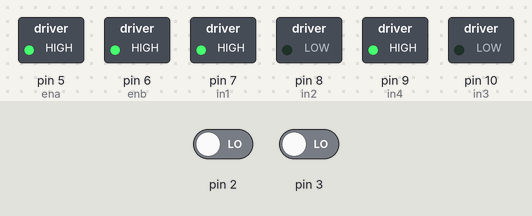
Bench run of a sketch on a simulated Arduino Uno, built with avr-gcc and run on an emulated ATmega328P. Shown: switched loads named in the sketch (green lamp = pin HIGH). The test bench sets the inputs (shaded band); at power-on: pin 2 LOW, pin 3 LOW. What the sketch prints to the serial monitor is not drawn.

Above: at 1.2 s.
1.3 s: pin 2 driven HIGH
Timing chart, 0 to 4.3 s (numbered marks = the images above; inputs shaded):
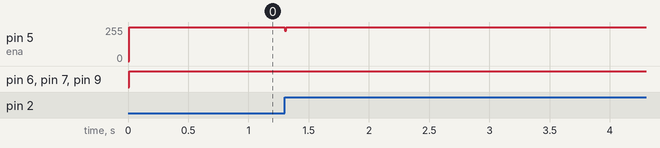

The sketch:

draft_motor_pid.ino
```cpp
#include<TimerOne.h>

#define ena 5
#define in1 7
#define in2 8
#define in3 10
#define in4 9
#define enb 6
//#define Kp 0.3
//#define Kd 0.001
//#define Ki 0.05
//#define Kp 0.1
//#define Kd 0.0002
//#define Ki 0.04

//char temp[]={'L','U','R','U','U','R','U','L','U'};
char temp[]={'L'};
int i=0;
int dem_xung_1=0, dem_xung_2=0;

double tam;
float T,xung_m1, xung_m2;
float tocdo_m1, tocdo_m2, tocdodat;
double E_m1,E1_m1,E2_m1, E_m2,E1_m2,E2_m2;
double alpha_m1, beta_m1, gamma_m1, alpha_m2, beta_m2, gamma_m2;
double Output_m1, LastOutput_m1, Output_m2, LastOutput_m2;
double Kp_m1,Kd_m1,Ki_m1, Kp_m2,Kd_m2,Ki_m2;

void setup(){
  pinMode(2,INPUT);
  pinMode(4,INPUT);
  pinMode(3,INPUT);
  pinMode(13,INPUT);
  pinMode(ena,OUTPUT);
  pinMode(in1,OUTPUT);
  pinMode(in2,OUTPUT);
  pinMode(enb,OUTPUT);
  pinMode(in3,OUTPUT);
  pinMode(in4,OUTPUT);
  digitalWrite(ena,HIGH);
  digitalWrite(enb,HIGH);

  tocdodat=50; tocdo_m1=0; tocdo_m2=0;
  E_m1=0; E1_m1=0; E2_m1=0;
  Output_m1 = 0; LastOutput_m1 = 0;
  T=0.01;
//  Kp_m1=7;Ki_m1=0.03;Kd_m1=0.005;
  Kp_m1=5.6;Ki_m1=0.03;Kd_m1=0;

  E_m2=0; E1_m2=0; E2_m2=0;
  Output_m2 = 0; LastOutput_m2 = 0;
  Kp_m2=7.1;Ki_m2=0.02;Kd_m2=0.0;

  Serial.begin(9600);
  attachInterrupt(0,Demxung_m1,RISING);
  attachInterrupt(1,Demxung_m2,RISING);
  Timer1.initialize(10000);  //don vi us - 10ms
  Timer1.attachInterrupt(pid);
}

void loop(){
//  Serial.println(tocdo_m1);
//  Serial.print("    "); Serial.println(tocdo_m2);
//  Serial.print(Output_m1); Serial.print("    "); Serial.println(Output_m2);


//  if (Serial.available() > 0)
//  {
//    //đọc dữ liệu gửi về
//    bluetoothByte = Serial.read();
//    Serial.println("CONNECTION IS OK!");
//  }
//  if(bluetoothByte == 49) // so 1
//  {
//    Serial.println("TURN LEFT IS OK!");
//    //dunglai();
//    quaytrai();
//  }
//  else if (bluetoothByte == 52)// so 4
//  {
//    Serial.println("TURN RIGHT IS OK!");
//    //dunglai();
//    quayphai();
//  }
//  else if (bluetoothByte == 50) //so 2
//  {
//    Serial.println("MOVE BACKWARD IS OK!");
//    //dunglai();
//    lui();
//  }
//  if (bluetoothByte == 51) //so 3
//  {
//    Serial.println("MOVE FORWARD IS OK!");
//    //dunglai();
//    dithang();
//  }
//  else if (bluetoothByte == 54) // so 6
//  {
//    Serial.println("STOP IS OK!");
//    dunglai();
//  }

  if (temp[i]=='D')
  {
    Serial.println(temp[i]);
    Serial.println(xung_m2);
    lui  ();
    if ((dem_xung_1 >= 1250)||(dem_xung_2 >= 1250))//up,down 3400, left,right 1950
    {
      i++;
//      delay(2000);
      if(i>=strlen(temp))
      {
  //      Serial.println(strlen(temp));
        Serial.println("STOP");
        dunglai();
        i=10;
      }
      dem_xung_1 = 0;
      dem_xung_2 = 0;
    }
  }
  else if (temp[i]=='U')
  {
    Serial.println(temp[i]);
    dithang();
    if ((dem_xung_1 >= 1200)||(dem_xung_2 >= 1200))//up,down 3500, left,right 2000
    {
      i++;
      if(i>=strlen(temp))
      {
  //      Serial.println(strlen(temp));
        Serial.println("STOP");
        dunglai();
        i=10;
      }
      dem_xung_1 = 0;
      dem_xung_2 = 0;
    }
  }
  else if (temp[i]=='R')
  {
    Serial.println(temp[i]);
    quayphai();
    Serial.println(dem_xung_2);
    if ((dem_xung_2 >= 685))// up,down 3500, left,right 2000
    {
      i++;
      if(i>=strlen(temp))
      {
  //      Serial.println(strlen(temp));
        Serial.println("STOP");
        dunglai();
        i=10;
      }
      dem_xung_1 = 0;
      dem_xung_2 = 0;
    }
  }
  else if (temp[i]=='L')
  {
    Serial.println(temp[i]);
    quaytrai();
//    Serial.println(dem_xung_1);
    Serial.println(dem_xung_2);
    if ((dem_xung_1 >= 630))//up,down 3500, left,right 2000
    {
      i++;
//      delay(100);
      if(i>=strlen(temp))
      {
  //      Serial.println(strlen(temp));
        Serial.println("STOP");
        dunglai();
        i=10;
      }
      dem_xung_1 = 0;
      dem_xung_2 = 0;
    }
  }
}
void Demxung_m1()
{
  dem_xung_1++;
//  if(digitalRead(4) == LOW)
  xung_m1++;
//  else
//  xung_m1--;
}
void Demxung_m2()
{
  dem_xung_2++;
//  if(digitalRead(13) == LOW)
//if(digitalRead(13) == HIGH)
  xung_m2++;
//  else
//  xung_m2++;
}
void pid()
{
  tocdo_m1=((xung_m1/616)*(1/T)*60);
  xung_m1=0;
  E_m1 = tocdodat - tocdo_m1;
  alpha_m1 = 2*T*Kp_m1 + Ki_m1*T*T + 2*Kd_m1;
  beta_m1 = T*T*Ki_m1 - 4*Kd_m1 - 2*T*Kp_m1;
  gamma_m1 = 2*Kd_m1;
  Output_m1 = (alpha_m1*E_m1 + beta_m1*E1_m1 + gamma_m1*E2_m1 + 2*T*LastOutput_m1)/(2*T);
  LastOutput_m1 = Output_m1;

  E2_m1=E1_m1;
  E1_m1=E_m1;
  if(Output_m1>255)  Output_m1=255;
  if(Output_m1<0)  Output_m1=0;

  tocdo_m2=((xung_m2/616)*(1/T)*60);
  xung_m2=0;
  E_m2= tocdodat - tocdo_m2;
  alpha_m2 = 2*T*Kp_m2 + Ki_m2*T*T + 2*Kd_m2;
  beta_m2 = T*T*Ki_m2 - 4*Kd_m2 - 2*T*Kp_m2;
  gamma_m2 = 2*Kd_m2;
  Output_m2 = (alpha_m2*E_m2 + beta_m2*E1_m2 + gamma_m2*E2_m2 + 2*T*LastOutput_m2)/(2*T);
  LastOutput_m2 = Output_m2;

  E2_m2=E1_m2;
  E1_m2=E_m2;
  if(Output_m2>255)  Output_m2=255;
  if(Output_m2<0)  Output_m2=0;
}


void quayphai ()
{
  analogWrite(ena,Output_m1);
  digitalWrite(in1,LOW);
  digitalWrite(in2,HIGH);
  analogWrite(enb,Output_m2);
  digitalWrite(in3,HIGH);
  digitalWrite(in4,LOW);
}
void quaytrai ()
{
  analogWrite(ena,Output_m1);
  digitalWrite(in1,HIGH);
  digitalWrite(in2,LOW);
  analogWrite(enb,Output_m2);
  digitalWrite(in3,LOW);
  digitalWrite(in4,HIGH);
}
void dithang()
{
    analogWrite(ena,Output_m1);
    digitalWrite(in1,HIGH);
    digitalWrite(in2,LOW);
    analogWrite(enb,Output_m2);
    digitalWrite(in3,HIGH);
    digitalWrite(in4,LOW);
}
void lui  ()
{
    analogWrite(ena,Output_m1);
    digitalWrite(in1,LOW);
    digitalWrite(in2,HIGH);
    analogWrite(enb,Output_m2);
    digitalWrite(in3,LOW);
    digitalWrite(in4,HIGH);

}
void dunglai()
{
  digitalWrite(in1, LOW);
  digitalWrite(in2, LOW);
  digitalWrite(in3, LOW);
  digitalWrite(in4, LOW);
}
```

Measured:
- after the input at 1.3 s, pin 5 (ena): 255/255 → 227/255 at once, → 255/255 0.01 s later
